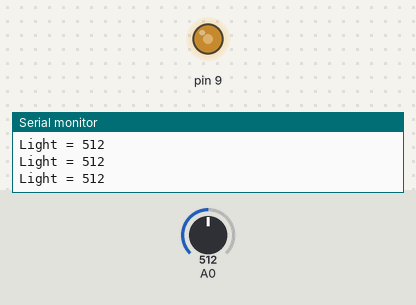
Bench run of a sketch on a simulated Arduino Uno, built with avr-gcc and run on an emulated ATmega328P. Parts: output pins drawn as LEDs (lit = HIGH), the last lines printed to the serial monitor. Inputs (shaded band) come from the test bench; at power-on: A0 = 512.

Above: at 1.2 s.
1.3 s: A0 set to 306
At 2.6 s:
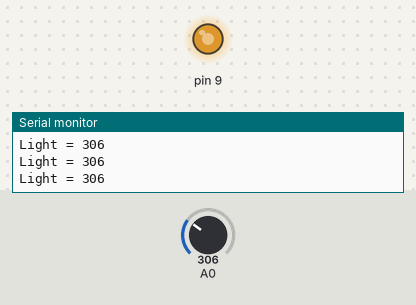
2.9 s: A0 set to 122
At 4.2 s:
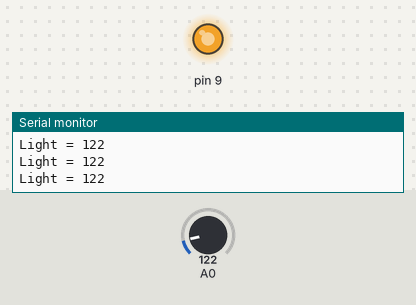
4.5 s: A0 set to 900
At 5.6 s:
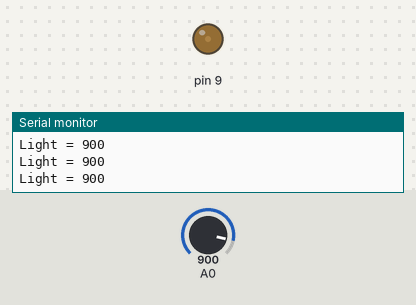
6.1 s: A0 set to 511
At 6.9 s:
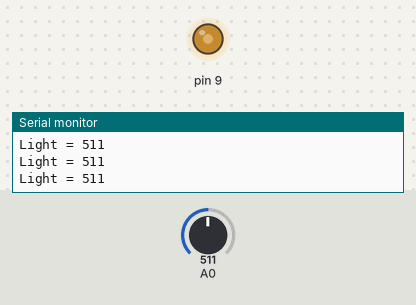
Timing chart, 0 to 8.7 s (numbered marks = the images above; inputs shaded):
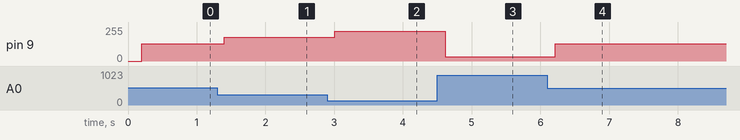

The sketch:

serial_2.ino
```cpp
//예제 2 주위 밝기에 따라 led가 켜지는 빛 감지기 만들기
void setup() {
  // put your setup code here, to run once:
  Serial.begin(9600);// 시리얼 통신 속도 설정하기, 시리얼 모니터와 맞춰야 된다.
  // 아두이노 보드와 pc가 시리얼 모니터를 통해 통신할 수 있도록 보드레이트 값을 동일하게 설정해야 통신을 할 수 있다.

}

void loop() {
  // put your main code here, to run repeatedly:
  char pr[12];
  sprintf(pr,"Light = %d", analogRead(A0));
  Serial.println(pr);// 시리얼 모니터에 한 줄 씩 출력하는 것
  delay(200);

  int light = analogRead(A0);
  int ledLight = map(light,0,1023,255,0);// 어두울 때 제일 밝게, 밝을 때 제일 어둡게
  analogWrite(9,ledLight);

}
```

Measured:
- after the input at 1.3 s, pin 9: 128/255 → 179/255 after 0.10 s
- after the input at 2.9 s, pin 9: 179/255 → 225/255 after 0.11 s
- after the input at 4.5 s, pin 9: 225/255 → 31/255 after 0.11 s
- after the input at 6.1 s, pin 9: 31/255 → 128/255 after 0.12 s
